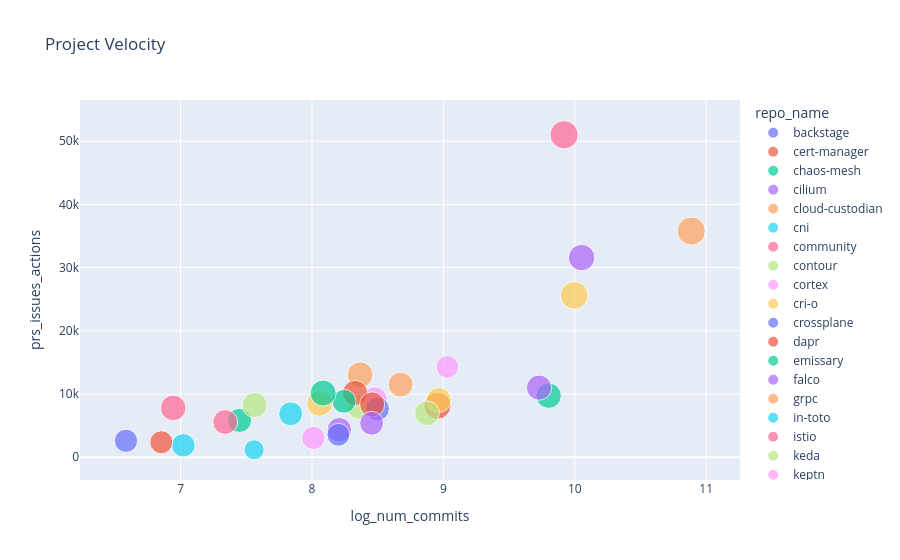

Here is the notebook cell this chart was saved with:
### Code cell
fig.show()

### Figure 1 — Plotly figure (JSON) as saved in the notebook; plotly's stock layout.template omitted (floating-point values rounded to 4 significant figures)
{"data": [{"customdata": [["backstage"]], "hovertemplate": "repo_name=%{customdata[0]}<br>log_num_commits=%{x}<br>prs_issues_actions=%{y}<br>log_num_contrib=%{marker.size}<extra></extra>", "legendgroup": "backstage", "marker": {"color": "#636efa", "size": [7.433], "sizemode": "area", "sizeref": 0.02156, "symbol": "circle"}, "mode": "markers", "name": "backstage", "orientation": "v", "showlegend": true, "type": "scatter", "x": [10.61], "xaxis": "x", "y": [null], "yaxis": "y"}, {"customdata": [["cert-manager"]], "hovertemplate": "repo_name=%{customdata[0]}<br>log_num_commits=%{x}<br>prs_issues_actions=%{y}<br>log_num_contrib=%{marker.size}<extra></extra>", "legendgroup": "cert-manager", "marker": {"color": "#EF553B", "size": [7.87], "sizemode": "area", "sizeref": 0.02156, "symbol": "circle"}, "mode": "markers", "name": "cert-manager", "orientation": "v", "showlegend": true, "type": "scatter", "x": [8.955], "xaxis": "x", "y": [8148], "yaxis": "y"}, {"customdata": [["chaos-mesh"]], "hovertemplate": "repo_name=%{customdata[0]}<br>log_num_commits=%{x}<br>prs_issues_actions=%{y}<br>log_num_contrib=%{marker.size}<extra></extra>", "legendgroup": "chaos-mesh", "marker": {"color": "#00cc96", "size": [6.332], "sizemode": "area", "sizeref": 0.02156, "symbol": "circle"}, "mode": "markers", "name": "chaos-mesh", "orientation": "v", "showlegend": true, "type": "scatter", "x": [7.448], "xaxis": "x", "y": [5835], "yaxis": "y"}, {"customdata": [["cilium"]], "hovertemplate": "repo_name=%{customdata[0]}<br>log_num_commits=%{x}<br>prs_issues_actions=%{y}<br>log_num_contrib=%{marker.size}<extra></extra>", "legendgroup": "cilium", "marker": {"color": "#ab63fa", "size": [7.542], "sizemode": "area", "sizeref": 0.02156, "symbol": "circle"}, "mode": "markers", "name": "cilium", "orientation": "v", "showlegend": true, "type": "scatter", "x": [10.05], "xaxis": "x", "y": [31593], "yaxis": "y"}, {"customdata": [["cloud-custodian"]], "hovertemplate": "repo_name=%{customdata[0]}<br>log_num_commits=%{x}<br>prs_issues_actions=%{y}<br>log_num_contrib=%{marker.size}<extra></extra>", "legendgroup": "cloud-custodian", "marker": {"color": "#FFA15A", "size": [7.197], "sizemode": "area", "sizeref": 0.02156, "symbol": "circle"}, "mode": "markers", "name": "cloud-custodian", "orientation": "v", "showlegend": true, "type": "scatter", "x": [8.366], "xaxis": "x", "y": [13054], "yaxis": "y"}, {"customdata": [["cni"]], "hovertemplate": "repo_name=%{customdata[0]}<br>log_num_commits=%{x}<br>prs_issues_actions=%{y}<br>log_num_contrib=%{marker.size}<extra></extra>", "legendgroup": "cni", "marker": {"color": "#19d3f3", "size": [5.974], "sizemode": "area", "sizeref": 0.02156, "symbol": "circle"}, "mode": "markers", "name": "cni", "orientation": "v", "showlegend": true, "type": "scatter", "x": [7.021], "xaxis": "x", "y": [1893], "yaxis": "y"}, {"customdata": [["community"]], "hovertemplate": "repo_name=%{customdata[0]}<br>log_num_commits=%{x}<br>prs_issues_actions=%{y}<br>log_num_contrib=%{marker.size}<extra></extra>", "legendgroup": "community", "marker": {"color": "#FF6692", "size": [6.639], "sizemode": "area", "sizeref": 0.02156, "symbol": "circle"}, "mode": "markers", "name": "community", "orientation": "v", "showlegend": true, "type": "scatter", "x": [7.34], "xaxis": "x", "y": [5586], "yaxis": "y"}, {"customdata": [["contour"]], "hovertemplate": "repo_name=%{customdata[0]}<br>log_num_commits=%{x}<br>prs_issues_actions=%{y}<br>log_num_contrib=%{marker.size}<extra></extra>", "legendgroup": "contour", "marker": {"color": "#B6E880", "size": [6.463], "sizemode": "area", "sizeref": 0.02156, "symbol": "circle"}, "mode": "markers", "name": "contour", "orientation": "v", "showlegend": true, "type": "scatter", "x": [8.357], "xaxis": "x", "y": [7944], "yaxis": "y"}, {"customdata": [["cortex"]], "hovertemplate": "repo_name=%{customdata[0]}<br>log_num_commits=%{x}<br>prs_issues_actions=%{y}<br>log_num_contrib=%{marker.size}<extra></extra>", "legendgroup": "cortex", "marker": {"color": "#FF97FF", "size": [6.483], "sizemode": "area", "sizeref": 0.02156, "symbol": "circle"}, "mode": "markers", "name": "cortex", "orientation": "v", "showlegend": true, "type": "scatter", "x": [8.478], "xaxis": "x", "y": [9223], "yaxis": "y"}, {"customdata": [["cri-o"]], "hovertemplate": "repo_name=%{customdata[0]}<br>log_num_commits=%{x}<br>prs_issues_actions=%{y}<br>log_num_contrib=%{marker.size}<extra></extra>", "legendgroup": "cri-o", "marker": {"color": "#FECB52", "size": [6.726], "sizemode": "area", "sizeref": 0.02156, "symbol": "circle"}, "mode": "markers", "name": "cri-o", "orientation": "v", "showlegend": true, "type": "scatter", "x": [8.965], "xaxis": "x", "y": [9066], "yaxis": "y"}, {"customdata": [["crossplane"]], "hovertemplate": "repo_name=%{customdata[0]}<br>log_num_commits=%{x}<br>prs_issues_actions=%{y}<br>log_num_contrib=%{marker.size}<extra></extra>", "legendgroup": "crossplane", "marker": {"color": "#636efa", "size": [6.254], "sizemode": "area", "sizeref": 0.02156, "symbol": "circle"}, "mode": "markers", "name": "crossplane", "orientation": "v", "showlegend": true, "type": "scatter", "x": [8.498], "xaxis": "x", "y": [7662], "yaxis": "y"}, {"customdata": [["dapr"]], "hovertemplate": "repo_name=%{customdata[0]}<br>log_num_commits=%{x}<br>prs_issues_actions=%{y}<br>log_num_contrib=%{marker.size}<extra></extra>", "legendgroup": "dapr", "marker": {"color": "#EF553B", "size": [6.921], "sizemode": "area", "sizeref": 0.02156, "symbol": "circle"}, "mode": "markers", "name": "dapr", "orientation": "v", "showlegend": true, "type": "scatter", "x": [8.328], "xaxis": "x", "y": [10166], "yaxis": "y"}, {"customdata": [["emissary"]], "hovertemplate": "repo_name=%{customdata[0]}<br>log_num_commits=%{x}<br>prs_issues_actions=%{y}<br>log_num_contrib=%{marker.size}<extra></extra>", "legendgroup": "emissary", "marker": {"color": "#00cc96", "size": [6.951], "sizemode": "area", "sizeref": 0.02156, "symbol": "circle"}, "mode": "markers", "name": "emissary", "orientation": "v", "showlegend": true, "type": "scatter", "x": [9.801], "xaxis": "x", "y": [9745], "yaxis": "y"}, {"customdata": [["falco"]], "hovertemplate": "repo_name=%{customdata[0]}<br>log_num_commits=%{x}<br>prs_issues_actions=%{y}<br>log_num_contrib=%{marker.size}<extra></extra>", "legendgroup": "falco", "marker": {"color": "#ab63fa", "size": [6.452], "sizemode": "area", "sizeref": 0.02156, "symbol": "circle"}, "mode": "markers", "name": "falco", "orientation": "v", "showlegend": true, "type": "scatter", "x": [8.208], "xaxis": "x", "y": [4350], "yaxis": "y"}, {"customdata": [["grpc"]], "hovertemplate": "repo_name=%{customdata[0]}<br>log_num_commits=%{x}<br>prs_issues_actions=%{y}<br>log_num_contrib=%{marker.size}<extra></extra>", "legendgroup": "grpc", "marker": {"color": "#FFA15A", "size": [8.561], "sizemode": "area", "sizeref": 0.02156, "symbol": "circle"}, "mode": "markers", "name": "grpc", "orientation": "v", "showlegend": true, "type": "scatter", "x": [10.89], "xaxis": "x", "y": [35791], "yaxis": "y"}, {"customdata": [["in-toto"]], "hovertemplate": "repo_name=%{customdata[0]}<br>log_num_commits=%{x}<br>prs_issues_actions=%{y}<br>log_num_contrib=%{marker.size}<extra></extra>", "legendgroup": "in-toto", "marker": {"color": "#19d3f3", "size": [4.331], "sizemode": "area", "sizeref": 0.02156, "symbol": "circle"}, "mode": "markers", "name": "in-toto", "orientation": "v", "showlegend": true, "type": "scatter", "x": [7.56], "xaxis": "x", "y": [1183], "yaxis": "y"}, {"customdata": [["istio"]], "hovertemplate": "repo_name=%{customdata[0]}<br>log_num_commits=%{x}<br>prs_issues_actions=%{y}<br>log_num_contrib=%{marker.size}<extra></extra>", "legendgroup": "istio", "marker": {"color": "#FF6692", "size": [8.624], "sizemode": "area", "sizeref": 0.02156, "symbol": "circle"}, "mode": "markers", "name": "istio", "orientation": "v", "showlegend": true, "type": "scatter", "x": [9.919], "xaxis": "x", "y": [51018], "yaxis": "y"}, {"customdata": [["keda"]], "hovertemplate": "repo_name=%{customdata[0]}<br>log_num_commits=%{x}<br>prs_issues_actions=%{y}<br>log_num_contrib=%{marker.size}<extra></extra>", "legendgroup": "keda", "marker": {"color": "#B6E880", "size": [6.912], "sizemode": "area", "sizeref": 0.02156, "symbol": "circle"}, "mode": "markers", "name": "keda", "orientation": "v", "showlegend": true, "type": "scatter", "x": [7.564], "xaxis": "x", "y": [8265], "yaxis": "y"}, {"customdata": [["keptn"]], "hovertemplate": "repo_name=%{customdata[0]}<br>log_num_commits=%{x}<br>prs_issues_actions=%{y}<br>log_num_contrib=%{marker.size}<extra></extra>", "legendgroup": "keptn", "marker": {"color": "#FF97FF", "size": [5.609], "sizemode": "area", "sizeref": 0.02156, "symbol": "circle"}, "mode": "markers", "name": "keptn", "orientation": "v", "showlegend": true, "type": "scatter", "x": [9.03], "xaxis": "x", "y": [14303], "yaxis": "y"}, {"customdata": [["keycloak"]], "hovertemplate": "repo_name=%{customdata[0]}<br>log_num_commits=%{x}<br>prs_issues_actions=%{y}<br>log_num_contrib=%{marker.size}<extra></extra>", "legendgroup": "keycloak", "marker": {"color": "#FECB52", "size": [8.299], "sizemode": "area", "sizeref": 0.02156, "symbol": "circle"}, "mode": "markers", "name": "keycloak", "orientation": "v", "showlegend": true, "type": "scatter", "x": [9.995], "xaxis": "x", "y": [25615], "yaxis": "y"}, {"customdata": [["kruise"]], "hovertemplate": "repo_name=%{customdata[0]}<br>log_num_commits=%{x}<br>prs_issues_actions=%{y}<br>log_num_contrib=%{marker.size}<extra></extra>", "legendgroup": "kruise", "marker": {"color": "#636efa", "size": [5.832], "sizemode": "area", "sizeref": 0.02156, "symbol": "circle"}, "mode": "markers", "name": "kruise", "orientation": "v", "showlegend": true, "type": "scatter", "x": [6.585], "xaxis": "x", "y": [2607], "yaxis": "y"}, {"customdata": [["kubeedge"]], "hovertemplate": "repo_name=%{customdata[0]}<br>log_num_commits=%{x}<br>prs_issues_actions=%{y}<br>log_num_contrib=%{marker.size}<extra></extra>", "legendgroup": "kubeedge", "marker": {"color": "#EF553B", "size": [6.813], "sizemode": "area", "sizeref": 0.02156, "symbol": "circle"}, "mode": "markers", "name": "kubeedge", "orientation": "v", "showlegend": true, "type": "scatter", "x": [8.458], "xaxis": "x", "y": [8366], "yaxis": "y"}, {"customdata": [["kubevela"]], "hovertemplate": "repo_name=%{customdata[0]}<br>log_num_commits=%{x}<br>prs_issues_actions=%{y}<br>log_num_contrib=%{marker.size}<extra></extra>", "legendgroup": "kubevela", "marker": {"color": "#00cc96", "size": [6.19], "sizemode": "area", "sizeref": 0.02156, "symbol": "circle"}, "mode": "markers", "name": "kubevela", "orientation": "v", "showlegend": true, "type": "scatter", "x": [8.244], "xaxis": "x", "y": [8846], "yaxis": "y"}, {"customdata": [["kubevirt"]], "hovertemplate": "repo_name=%{customdata[0]}<br>log_num_commits=%{x}<br>prs_issues_actions=%{y}<br>log_num_contrib=%{marker.size}<extra></extra>", "legendgroup": "kubevirt", "marker": {"color": "#ab63fa", "size": [6.865], "sizemode": "area", "sizeref": 0.02156, "symbol": "circle"}, "mode": "markers", "name": "kubevirt", "orientation": "v", "showlegend": true, "type": "scatter", "x": [9.728], "xaxis": "x", "y": [11019], "yaxis": "y"}, {"customdata": [["kyverno"]], "hovertemplate": "repo_name=%{customdata[0]}<br>log_num_commits=%{x}<br>prs_issues_actions=%{y}<br>log_num_contrib=%{marker.size}<extra></extra>", "legendgroup": "kyverno", "marker": {"color": "#FFA15A", "size": [6.693], "sizemode": "area", "sizeref": 0.02156, "symbol": "circle"}, "mode": "markers", "name": "kyverno", "orientation": "v", "showlegend": true, "type": "scatter", "x": [8.674], "xaxis": "x", "y": [11502], "yaxis": "y"}, {"customdata": [["litmus"]], "hovertemplate": "repo_name=%{customdata[0]}<br>log_num_commits=%{x}<br>prs_issues_actions=%{y}<br>log_num_contrib=%{marker.size}<extra></extra>", "legendgroup": "litmus", "marker": {"color": "#19d3f3", "size": [6.163], "sizemode": "area", "sizeref": 0.02156, "symbol": "circle"}, "mode": "markers", "name": "litmus", "orientation": "v", "showlegend": true, "type": "scatter", "x": [7.838], "xaxis": "x", "y": [6876], "yaxis": "y"}, {"customdata": [["longhorn"]], "hovertemplate": "repo_name=%{customdata[0]}<br>log_num_commits=%{x}<br>prs_issues_actions=%{y}<br>log_num_contrib=%{marker.size}<extra></extra>", "legendgroup": "longhorn", "marker": {"color": "#FF6692", "size": [7.093], "sizemode": "area", "sizeref": 0.02156, "symbol": "circle"}, "mode": "markers", "name": "longhorn", "orientation": "v", "showlegend": true, "type": "scatter", "x": [6.944], "xaxis": "x", "y": [7805], "yaxis": "y"}, {"customdata": [["nats-server"]], "hovertemplate": "repo_name=%{customdata[0]}<br>log_num_commits=%{x}<br>prs_issues_actions=%{y}<br>log_num_contrib=%{marker.size}<extra></extra>", "legendgroup": "nats-server", "marker": {"color": "#B6E880", "size": [6.683], "sizemode": "area", "sizeref": 0.02156, "symbol": "circle"}, "mode": "markers", "name": "nats-server", "orientation": "v", "showlegend": true, "type": "scatter", "x": [8.875], "xaxis": "x", "y": [6969], "yaxis": "y"}, {"customdata": [["notary"]], "hovertemplate": "repo_name=%{customdata[0]}<br>log_num_commits=%{x}<br>prs_issues_actions=%{y}<br>log_num_contrib=%{marker.size}<extra></extra>", "legendgroup": "notary", "marker": {"color": "#FF97FF", "size": [5.844], "sizemode": "area", "sizeref": 0.02156, "symbol": "circle"}, "mode": "markers", "name": "notary", "orientation": "v", "showlegend": true, "type": "scatter", "x": [8.011], "xaxis": "x", "y": [3059], "yaxis": "y"}, {"customdata": [["operator-sdk"]], "hovertemplate": "repo_name=%{customdata[0]}<br>log_num_commits=%{x}<br>prs_issues_actions=%{y}<br>log_num_contrib=%{marker.size}<extra></extra>", "legendgroup": "operator-sdk", "marker": {"color": "#FECB52", "size": [7.249], "sizemode": "area", "sizeref": 0.02156, "symbol": "circle"}, "mode": "markers", "name": "operator-sdk", "orientation": "v", "showlegend": true, "type": "scatter", "x": [8.059], "xaxis": "x", "y": [8528], "yaxis": "y"}, {"customdata": [["pack"]], "hovertemplate": "repo_name=%{customdata[0]}<br>log_num_commits=%{x}<br>prs_issues_actions=%{y}<br>log_num_contrib=%{marker.size}<extra></extra>", "legendgroup": "pack", "marker": {"color": "#636efa", "size": [5.642], "sizemode": "area", "sizeref": 0.02156, "symbol": "circle"}, "mode": "markers", "name": "pack", "orientation": "v", "showlegend": true, "type": "scatter", "x": [8.201], "xaxis": "x", "y": [3560], "yaxis": "y"}, {"customdata": [["spec"]], "hovertemplate": "repo_name=%{customdata[0]}<br>log_num_commits=%{x}<br>prs_issues_actions=%{y}<br>log_num_contrib=%{marker.size}<extra></extra>", "legendgroup": "spec", "marker": {"color": "#EF553B", "size": [5.743], "sizemode": "area", "sizeref": 0.02156, "symbol": "circle"}, "mode": "markers", "name": "spec", "orientation": "v", "showlegend": true, "type": "scatter", "x": [6.853], "xaxis": "x", "y": [2378], "yaxis": "y"}, {"customdata": [["thanos"]], "hovertemplate": "repo_name=%{customdata[0]}<br>log_num_commits=%{x}<br>prs_issues_actions=%{y}<br>log_num_contrib=%{marker.size}<extra></extra>", "legendgroup": "thanos", "marker": {"color": "#00cc96", "size": [7.321], "sizemode": "area", "sizeref": 0.02156, "symbol": "circle"}, "mode": "markers", "name": "thanos", "orientation": "v", "showlegend": true, "type": "scatter", "x": [8.085], "xaxis": "x", "y": [10155], "yaxis": "y"}, {"customdata": [["volcano"]], "hovertemplate": "repo_name=%{customdata[0]}<br>log_num_commits=%{x}<br>prs_issues_actions=%{y}<br>log_num_contrib=%{marker.size}<extra></extra>", "legendgroup": "volcano", "marker": {"color": "#ab63fa", "size": [6.153], "sizemode": "area", "sizeref": 0.02156, "symbol": "circle"}, "mode": "markers", "name": "volcano", "orientation": "v", "showlegend": true, "type": "scatter", "x": [8.454], "xaxis": "x", "y": [5380], "yaxis": "y"}], "layout": {"autosize": true, "legend": {"itemsizing": "constant", "title": {"text": "repo_name"}, "tracegroupgap": 0}, "title": {"text": "Project Velocity"}, "xaxis": {"anchor": "y", "autorange": true, "domain": [0, 1], "range": [6.275, 11.21], "title": {"text": "log_num_commits"}, "type": "linear"}, "yaxis": {"anchor": "x", "autorange": true, "domain": [0, 1], "range": [-6290.0, 60180.0], "title": {"text": "prs_issues_actions"}}}}
